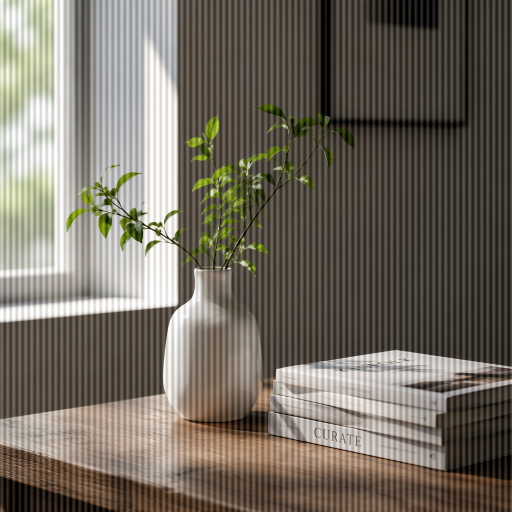
//> input picture 底层算法演示/周期性噪声/assets/periodic_noise.png, 1024 x 1024 px (shown at 1/2 size); the run also reads 1 picture not shown here
$ ./periodic_noise -i=../assets/periodic_noise.png   (built with g++ and OpenCV 4)
//> lines starting //> are read from the running program, lines starting //| are printed output that depends on the picture; after the words box and inside, x2 and y2 are one past the last pixel; in counts of white or black regions, pixels touching at a corner belong together
/**
 * @file    periodic_noise.cpp
 * @brief   周期性噪声演示：在频域定位噪声峰值并用陷波滤波器去除。
 * @details 流程：傅里叶变换 -> 定位噪声峰值 -> 构造陷波滤波器 -> 逆变换复原。
 * @note    依赖：OpenCV 4.x（core / imgproc / imgcodecs / highgui）
 *          周期性噪声在频域表现为成对出现的孤立亮点（关于零频对称），
 *          用陷波掩膜把它们和对称点一起挖掉即可，比空域滤波干净得多。
 */

#include <algorithm>
#include <cmath>
#include <iomanip>
#include <iostream>
#include <string>
#include <vector>

#include <opencv2/opencv.hpp>
#include <opencv2/core/utils/filesystem.hpp>

namespace {

const int kPanelWidth = 480;
const int kPanelHeight = 360;
const int kTitleHeight = 30;

/** @brief 在若干候选位置中查找素材，便于从不同工作目录运行。 */
std::string locateAsset(const std::string& fileName)
{
//> called with fileName = "photo.png"
    const std::vector<std::string> candidates = {
        "../../assets/" + fileName, "../assets/" + fileName, "assets/" + fileName};
    for (const auto& path : candidates) {
        if (cv::utils::fs::exists(path)) {
            return path;
        }
    }
    return candidates.front();
}

/** @brief 由素材路径推导输出目录：<demo>/assets/x.png -> <demo>/output。 */
std::string outputDirFor(const std::string& inputPath)
{
    std::string dir = inputPath;
    const size_t slash = dir.find_last_of("/\\");
    dir = (slash == std::string::npos) ? "." : dir.substr(0, slash);
    const size_t slash2 = dir.find_last_of("/\\");
    const std::string leaf = (slash2 == std::string::npos) ? dir : dir.substr(slash2 + 1);
    if (leaf == "assets") {
        dir = (slash2 == std::string::npos) ? "." : dir.substr(0, slash2);
    }
    return dir + "/output";
}

/** @brief 等比缩放并居中留白到固定面板。 */
cv::Mat fitPanel(const cv::Mat& image, const std::string& title)
{
    cv::Mat bgr;
    if (image.channels() == 1) {
        cv::cvtColor(image, bgr, cv::COLOR_GRAY2BGR);
    } else {
        bgr = image;
    }
    const double scale =
        std::min(kPanelWidth / static_cast<double>(bgr.cols),
                 kPanelHeight / static_cast<double>(bgr.rows));
    cv::Mat scaled;
    cv::resize(bgr, scaled, cv::Size(), scale, scale, cv::INTER_AREA);
    cv::Mat panel(kPanelHeight + kTitleHeight, kPanelWidth, CV_8UC3, cv::Scalar(255, 255, 255));
    const int x = (kPanelWidth - scaled.cols) / 2;
    const int y = kTitleHeight + (kPanelHeight - scaled.rows) / 2;
    scaled.copyTo(panel(cv::Rect(x, y, scaled.cols, scaled.rows)));
    cv::putText(panel, title, cv::Point(8, 21), cv::FONT_HERSHEY_SIMPLEX, 0.5,
                cv::Scalar(0, 0, 0), 1, cv::LINE_AA);
    return panel;
}

/** @brief 按列数拼接等尺寸面板。 */
cv::Mat montage(const std::vector<cv::Mat>& panels, int cols)
{
    const int rows = static_cast<int>((panels.size() + cols - 1) / cols);
    cv::Mat canvas(rows * panels[0].rows, cols * panels[0].cols, CV_8UC3, cv::Scalar(255, 255, 255));
    for (size_t i = 0; i < panels.size(); ++i) {
        const int r = static_cast<int>(i) / cols;
        const int c = static_cast<int>(i) % cols;
        panels[i].copyTo(canvas(cv::Rect(c * panels[i].cols, r * panels[i].rows,
                                         panels[i].cols, panels[i].rows)));
    }
    return canvas;
}

/** @brief 四个象限对角互换，把零频搬到画布中心。 */
void fftShift(cv::Mat& mat)
{
    const int cx = mat.cols / 2;
    const int cy = mat.rows / 2;
    cv::Mat q0(mat, cv::Rect(0, 0, cx, cy));
    cv::Mat q1(mat, cv::Rect(cx, 0, cx, cy));
    cv::Mat q2(mat, cv::Rect(0, cy, cx, cy));
    cv::Mat q3(mat, cv::Rect(cx, cy, cx, cy));
    cv::Mat tmp;
    q0.copyTo(tmp);
    q3.copyTo(q0);
    tmp.copyTo(q3);
    q1.copyTo(tmp);
    q2.copyTo(q1);
    tmp.copyTo(q2);
}

}  // namespace

/**
 * @brief  主流程：频谱峰值检测 + 陷波滤波。
 * @param  argc 参数个数。
 * @param  argv 参数列表。
 * @return 0 表示成功，非 0 表示失败。
 */
int main(int argc, char** argv)
{
    const cv::String keys =
        "{help h usage ? |      | 打印帮助信息 }"
        "{i input        |      | 含噪图像，缺省读取 assets/periodic_noise.png }"
        "{r reference    |      | 干净参考图，缺省读取 assets/photo.png }"
        "{o output       |      | 输出图像路径，缺省写入 <目录>/output/periodic_noise.png }"
        "{p peaks        | 4    | 要挖掉的峰值对数量 }"
        "{n notchRadius  | 7    | 陷波半径(像素) }"
        "{d display      | 0    | 是否弹窗显示 (1=显示, 0=不显示) }";

    cv::CommandLineParser parser(argc, argv, keys);
    parser.about("周期性噪声演示: DFT 峰值检测 + 陷波滤波\n参数请使用 --key=value 形式");
    if (parser.has("help")) {
        parser.printMessage();
        return 0;
    }
    if (!parser.check()) {
        parser.printErrors();
        parser.printMessage();
        return -1;
    }

    std::string inputPath = parser.get<std::string>("input");
    std::string refPath = parser.get<std::string>("reference");
    if (inputPath.empty()) {
        inputPath = locateAsset("periodic_noise.png");
    }
    if (refPath.empty()) {
        refPath = locateAsset("photo.png");
    }

    const cv::Mat srcColor = cv::imread(inputPath, cv::IMREAD_COLOR);
//> srcColor is the input picture: 1024 rows x 1024 cols, CV_8UC3; mean B, G, R 97.6, 108.1, 115.1
    if (srcColor.empty()) {
        std::cerr << "无法读取图像: " << inputPath << std::endl;
        return -1;
    }
    cv::Mat gray;
    cv::cvtColor(srcColor, gray, cv::COLOR_BGR2GRAY);
    cv::Mat srcFloat;
    gray.convertTo(srcFloat, CV_32F);

    // 步骤 1：傅里叶变换并求对数幅度谱。
    cv::Mat spectrum;
    cv::dft(srcFloat, spectrum, cv::DFT_COMPLEX_OUTPUT);
    std::vector<cv::Mat> planes;
    cv::split(spectrum, planes);
    cv::Mat magnitude;
    cv::magnitude(planes[0], planes[1], magnitude);
    magnitude += cv::Scalar::all(1);
    cv::log(magnitude, magnitude);
    fftShift(magnitude);

    cv::Mat spectrumView;
    cv::normalize(magnitude, spectrumView, 0, 255, cv::NORM_MINMAX, CV_8U);

    // 步骤 2：定位噪声峰值。屏蔽中心低频区，再逐个做非极大值抑制。
    const int radius = std::max(2, parser.get<int>("notchRadius"));
    const int peakCount = std::max(1, parser.get<int>("peaks"));
    cv::Mat work = magnitude.clone();
    cv::circle(work, cv::Point(work.cols / 2, work.rows / 2), 40, cv::Scalar(0), cv::FILLED);  // 屏蔽低频主瓣，避免把图像自身结构当成噪声峰
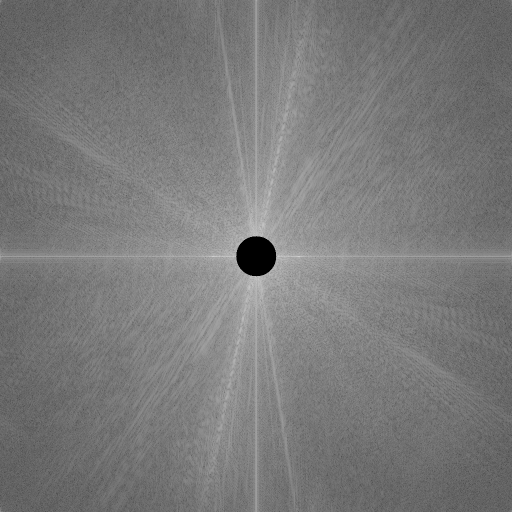
//> work: 1024 rows x 1024 cols, CV_32FC1 (shown at 1/2 size); min 0, max 16.24, mean 7.77; drawn with min black and max white

    std::vector<cv::Point> peaks;
    const cv::Point origin(srcFloat.cols / 2, srcFloat.rows / 2);
//> origin = Point(512, 512)
    for (int i = 0; i < peakCount; ++i) {
        double maxValue = 0.0;
        cv::Point maxLocation;
        cv::minMaxLoc(work, nullptr, &maxValue, nullptr, &maxLocation);
        peaks.push_back(maxLocation);
        // 峰值必然成对出现，抑制时要连同对称点一起挖掉，否则会重复计入同一对。
        cv::circle(work, maxLocation, radius * 3, cv::Scalar(0), cv::FILLED);
        cv::circle(work, cv::Point(2 * origin.x - maxLocation.x, 2 * origin.y - maxLocation.y),
                   radius * 3, cv::Scalar(0), cv::FILLED);
    }
//> this loop made 4 passes
//> (maxValue, maxLocation) on passes 1 to 4: (16.24, Point(427, 512)), (13.45, Point(462, 512)), (12.93, Point(506, 470)), (12.78, Point(525, 449))
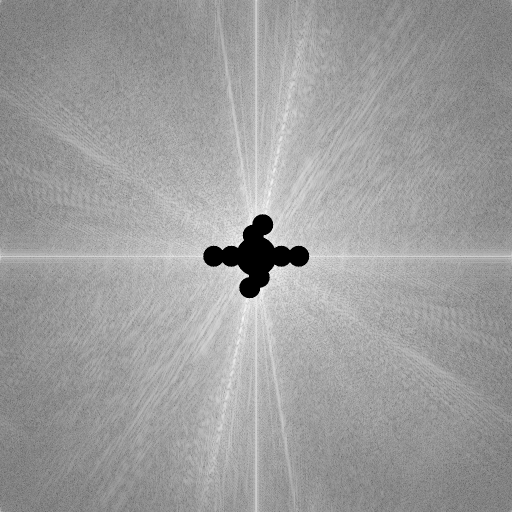
//> work: 1024 rows x 1024 cols, CV_32FC1 (shown at 1/2 size); 0.83% of pixels changed, all inside (x1, y1, x2, y2) = (406, 428, 619, 597); drawn with min black and max white

    // 步骤 3：构造陷波滤波器。峰值成对出现，对称点要一起挖掉。
    cv::Mat notch(srcFloat.size(), CV_32F, cv::Scalar(1.0f));
    const cv::Point center(srcFloat.cols / 2, srcFloat.rows / 2);
//> center = Point(512, 512)
    std::cout << "输入: " << inputPath << ", 检出峰值 " << peaks.size() << " 对:\n";
//| 输入: ../assets/periodic_noise.png, 检出峰值 4 对:
    for (const auto& peak : peaks) {
        cv::circle(notch, peak, radius, cv::Scalar(0), cv::FILLED);
        const cv::Point symmetric(2 * center.x - peak.x, 2 * center.y - peak.y);
        cv::circle(notch, symmetric, radius, cv::Scalar(0), cv::FILLED);
        std::cout << "  (" << peak.x << ", " << peak.y << ") 及其对称点 (" << symmetric.x << ", "
                  << symmetric.y << ")\n";
    }
//> this loop made 4 passes
//> (peak, symmetric) on passes 1 to 4: (Point(427, 512), Point(597, 512)), (Point(462, 512), Point(562, 512)), (Point(506, 470), Point(518, 554)), (Point(525, 449), Point(499, 575))
//|   (427, 512) 及其对称点 (597, 512)
//|   (462, 512) 及其对称点 (562, 512)
//|   (506, 470) 及其对称点 (518, 554)
//|   (525, 449) 及其对称点 (499, 575)
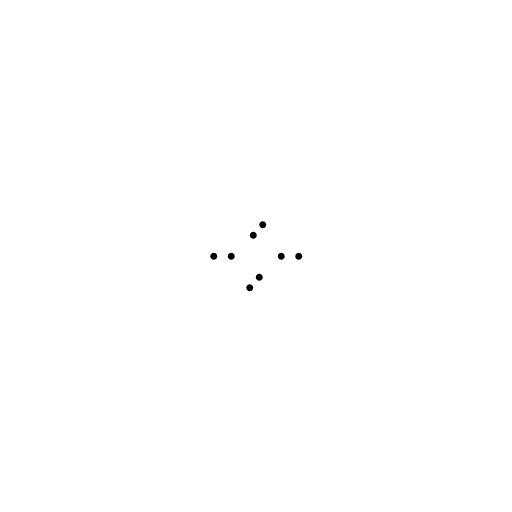
//> notch: 1024 rows x 1024 cols, CV_32FC1 (shown at 1/2 size); values 0 (black) and 1 (white), 99.9% white; 8 black regions, largest, box (x1, y1, x2, y2) and area: (518, 442, 533, 457) 149, (499, 463, 514, 478) 149, (420, 505, 435, 520) 149

    // 步骤 4：陷波后逆变换。先反中心化掩膜，再乘到原始（零频在左上角）频谱上。
    fftShift(notch);
//> in fftShift (call 2), `cv::Mat q0(mat, cv::Rect(0, 0, cx, cy));`: q0: 512 rows x 512 cols, CV_32FC1; values 0 (black) and 1 (white), 99.9% white; 3 black regions, box (x1, y1, x2, y2) and area: (499, 463, 512, 478) 141, (421, 505, 434, 512) 67, (456, 505, 469, 512) 67
//> in fftShift (call 2), `cv::Mat q1(mat, cv::Rect(cx, 0, cx, cy));`: q1: 512 rows x 512 cols, CV_32FC1; values 0 (black) and 1 (white), 99.9% white; 4 black regions (1 under 20 px), largest, box (x1, y1, x2, y2) and area: (6, 442, 21, 457) 149, (44, 505, 57, 512) 67, (79, 505, 92, 512) 67
//> in fftShift (call 2), `cv::Mat q2(mat, cv::Rect(0, cy, cx, cy));`: q2: 512 rows x 512 cols, CV_32FC1; values 0 (black) and 1 (white), 99.9% white; 4 black regions (1 under 20 px), largest, box (x1, y1, x2, y2) and area: (492, 56, 507, 71) 149, (420, 0, 435, 8) 82, (455, 0, 470, 8) 82
//> in fftShift (call 2), `cv::Mat q3(mat, cv::Rect(cx, cy, cx, cy));`: q3: 512 rows x 512 cols, CV_32FC1; values 0 (black) and 1 (white), 99.9% white; 3 black regions, box (x1, y1, x2, y2) and area: (0, 35, 14, 50) 148, (43, 0, 58, 8) 82, (78, 0, 93, 8) 82
//> in fftShift (call 2), `tmp.copyTo(q2);`: mat: 1024 rows x 1024 cols, CV_32FC1; values 0 (black) and 1 (white), 99.9% white; 14 black regions (2 under 20 px), largest, box (x1, y1, x2, y2) and area: (1004, 56, 1019, 71) 149, (6, 954, 21, 969) 149, (0, 35, 14, 50) 148
    planes[0] = planes[0].mul(notch);
    planes[1] = planes[1].mul(notch);
//> planes[1]: 1024 rows x 1024 cols, CV_32FC1; min -21246152, max 21246152, mean 0
    cv::Mat filtered;
    cv::merge(planes, filtered);
    cv::Mat restored;
    cv::idft(filtered, restored, cv::DFT_SCALE | cv::DFT_REAL_OUTPUT);
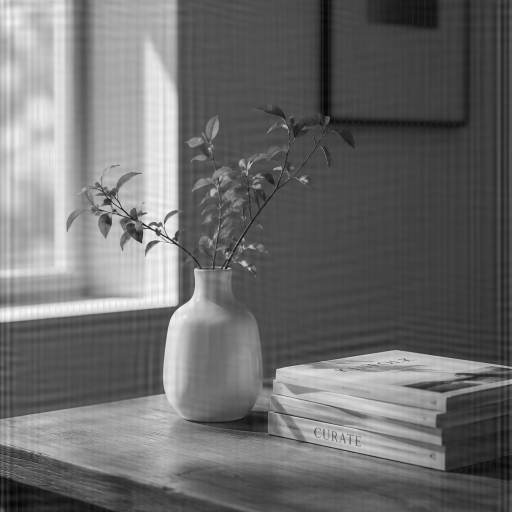
//> restored: 1024 rows x 1024 cols, CV_32FC1 (shown at 1/2 size); min -10.25, max 269.1, mean 109; drawn with min black and max white
    cv::Mat result;
    restored.convertTo(result, CV_8U);

    // 质量评估。
    const cv::Mat reference = cv::imread(refPath, cv::IMREAD_GRAYSCALE);
//> reference: 1024 rows x 1024 cols, CV_8UC1; min 0, max 253, mean 108.9
    if (!reference.empty() && reference.size() == gray.size()) {
        auto psnr = [](const cv::Mat& a, const cv::Mat& b) {
            cv::Mat diff;
            cv::absdiff(a, b, diff);
            diff.convertTo(diff, CV_32F);
            const double mse = cv::mean(diff.mul(diff))[0];
            return mse <= 0.0 ? 99.0 : 10.0 * std::log2(255.0 * 255.0 / mse) / std::log2(10.0);
        };
        std::cout << std::fixed << std::setprecision(2);
        std::cout << "  PSNR: 含噪 " << psnr(gray, reference) << " dB -> 陷波后 "
                  << psnr(result, reference) << " dB\n";
//|   PSNR: 含噪 22.92 dB -> 陷波后 32.91 dB
    } else {
        std::cout << "  参考图缺失，跳过 PSNR 评估\n";
    }

    const std::vector<cv::Mat> panels = {
        fitPanel(reference.empty() ? gray : reference, "clean reference"),
        fitPanel(gray, "periodic noise"),
        fitPanel(spectrumView, "magnitude spectrum"),
        fitPanel(result, "notch filtered")};
//> in fitPanel, `cv::putText(panel, title, cv::Point(8, 21), cv::FONT_HERSHEY_SIMPLEX, ..`: panel: 390 rows x 480 cols, CV_8UC3; min 0, max 255, mean 153.4
//> call 2 of fitPanel, with title = "periodic noise"
//> in fitPanel (call 2), `cv::putText(panel, title, cv::Point(8, 21), cv::FONT_HERSHEY_SIMPLEX, ..`:
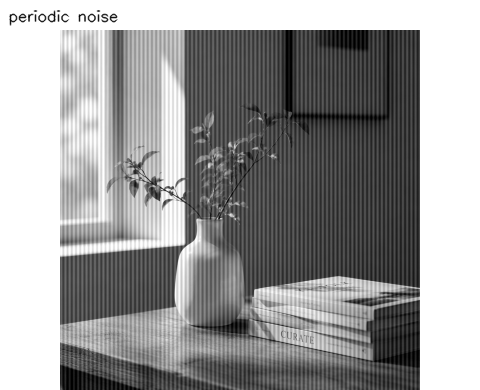
//> panel: 390 rows x 480 cols, CV_8UC3; min 0, max 255, mean 153.5
//> call 3 of fitPanel, with title = "magnitude spectrum"
//> in fitPanel (call 3), `cv::resize(bgr, scaled, cv::Size(), scale, scale, cv::INTER_AREA);`:
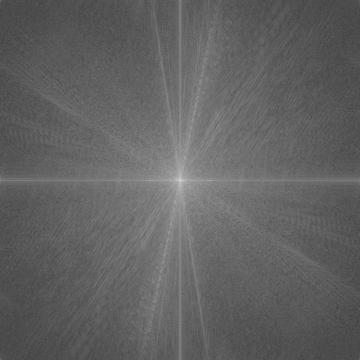
//> scaled: 360 rows x 360 cols, CV_8UC3; min 64, max 218, mean 97.8
//> in fitPanel (call 3), `cv::putText(panel, title, cv::Point(8, 21), cv::FONT_HERSHEY_SIMPLEX, ..`:
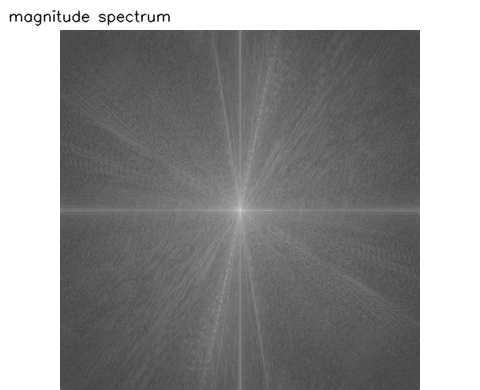
//> panel: 390 rows x 480 cols, CV_8UC3; min 2, max 255, mean 145.5
    const cv::Mat output = montage(panels, 2);
//> in montage, `const int rows = static_cast<int>((panels.size() + cols - 1) / cols);`: rows = 2
//> the loop in montage, `for (size_t i = 0; i < panels.size(); ++i)` made 4 passes

    std::string outputPath = parser.get<std::string>("output");
    if (outputPath.empty()) {
        const std::string outDir = outputDirFor(inputPath);
        cv::utils::fs::createDirectories(outDir);
        outputPath = outDir + "/periodic_noise.png";
    }
    if (!cv::imwrite(outputPath, output)) {
        std::cerr << "无法写入输出图像: " << outputPath << std::endl;
        return -1;
    }
    std::cout << "结果已保存至 " << outputPath << std::endl;

    if (parser.get<int>("display") != 0) {
        cv::imshow("periodic noise", output);
        cv::waitKey(0);
    }
    return 0;
}
